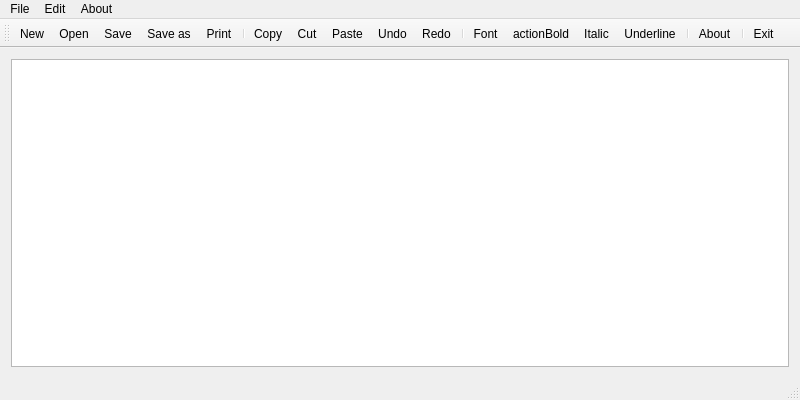
<?xml version="1.0" encoding="UTF-8"?>
<ui version="4.0">
 <class>Notepad</class>
 <widget class="QMainWindow" name="Notepad">
  <property name="geometry">
   <rect>
    <x>0</x>
    <y>0</y>
    <width>800</width>
    <height>400</height>
   </rect>
  </property>
  <property name="windowTitle">
   <string>Notepad</string>
  </property>
  <widget class="QWidget" name="centralWidget">
   <layout class="QVBoxLayout" name="verticalLayout">
    <item>
     <widget class="QTextEdit" name="textEdit"/>
    </item>
   </layout>
  </widget>
  <widget class="QMenuBar" name="menuBar">
   <property name="geometry">
    <rect>
     <x>0</x>
     <y>0</y>
     <width>800</width>
     <height>22</height>
    </rect>
   </property>
   <widget class="QMenu" name="menuFile">
    <property name="title">
     <string>File</string>
    </property>
    <addaction name="actionNew"/>
    <addaction name="actionOpen"/>
    <addaction name="actionSave"/>
    <addaction name="actionSave_as"/>
    <addaction name="actionPrint"/>
    <addaction name="separator"/>
    <addaction name="actionExit"/>
   </widget>
   <widget class="QMenu" name="menuEdit">
    <property name="title">
     <string>Edit</string>
    </property>
    <addaction name="actionCopy"/>
    <addaction name="actionCut"/>
    <addaction name="actionPaste"/>
    <addaction name="separator"/>
    <addaction name="actionUndo"/>
    <addaction name="actionRedo"/>
    <addaction name="actionFont"/>
   </widget>
   <widget class="QMenu" name="menuAbout">
    <property name="title">
     <string>About</string>
    </property>
    <addaction name="actionAbout"/>
   </widget>
   <addaction name="menuFile"/>
   <addaction name="menuEdit"/>
   <addaction name="menuAbout"/>
  </widget>
  <widget class="QToolBar" name="mainToolBar">
   <attribute name="toolBarArea">
    <enum>TopToolBarArea</enum>
   </attribute>
   <attribute name="toolBarBreak">
    <bool>false</bool>
   </attribute>
   <addaction name="actionNew"/>
   <addaction name="actionOpen"/>
   <addaction name="actionSave"/>
   <addaction name="actionSave_as"/>
   <addaction name="actionPrint"/>
   <addaction name="separator"/>
   <addaction name="actionCopy"/>
   <addaction name="actionCut"/>
   <addaction name="actionPaste"/>
   <addaction name="actionUndo"/>
   <addaction name="actionRedo"/>
   <addaction name="separator"/>
   <addaction name="actionFont"/>
   <addaction name="actionBold"/>
   <addaction name="actionItalic"/>
   <addaction name="actionUnderline"/>
   <addaction name="separator"/>
   <addaction name="actionAbout"/>
   <addaction name="separator"/>
   <addaction name="actionExit"/>
  </widget>
  <widget class="QStatusBar" name="statusBar"/>
  <action name="actionNew">
   <property name="icon">
    <iconset theme="QIcon::ThemeIcon::DocumentNew">
     <normaloff>:/images/new.png</normaloff>:/images/new.png</iconset>
   </property>
   <property name="text">
    <string>New</string>
   </property>
   <property name="toolTip">
    <string>New text document</string>
   </property>
   <property name="shortcut">
    <string>Ctrl+N</string>
   </property>
  </action>
  <action name="actionOpen">
   <property name="icon">
    <iconset theme="QIcon::ThemeIcon::DocumentOpen">
     <normaloff>:/images/open.png</normaloff>:/images/open.png</iconset>
   </property>
   <property name="text">
    <string>Open</string>
   </property>
   <property name="toolTip">
    <string>Open file</string>
   </property>
   <property name="shortcut">
    <string>Ctrl+O</string>
   </property>
  </action>
  <action name="actionSave">
   <property name="icon">
    <iconset theme="QIcon::ThemeIcon::DocumentSave">
     <normaloff>:/images/save.png</normaloff>:/images/save.png</iconset>
   </property>
   <property name="text">
    <string>Save</string>
   </property>
   <property name="toolTip">
    <string>Save file</string>
   </property>
   <property name="shortcut">
    <string>Ctrl+S</string>
   </property>
  </action>
  <action name="actionSave_as">
   <property name="icon">
    <iconset theme="QIcon::ThemeIcon::DocumentSaveAs">
     <normaloff>:/images/save_as.png</normaloff>:/images/save_as.png</iconset>
   </property>
   <property name="text">
    <string>Save as</string>
   </property>
   <property name="toolTip">
    <string>Save file as</string>
   </property>
   <property name="shortcut">
    <string>Alt+S</string>
   </property>
  </action>
  <action name="actionPrint">
   <property name="icon">
    <iconset theme="QIcon::ThemeIcon::DocumentPrint">
     <normaloff>:/images/print.png</normaloff>:/images/print.png</iconset>
   </property>
   <property name="text">
    <string>Print</string>
   </property>
   <property name="toolTip">
    <string>Print file</string>
   </property>
   <property name="shortcut">
    <string>Ctrl+P</string>
   </property>
  </action>
  <action name="actionExit">
   <property name="icon">
    <iconset theme="QIcon::ThemeIcon::ApplicationExit">
     <normaloff>:/images/exit.png</normaloff>:/images/exit.png</iconset>
   </property>
   <property name="text">
    <string>Exit</string>
   </property>
   <property name="toolTip">
    <string>Exit notepad</string>
   </property>
  </action>
  <action name="actionCopy">
   <property name="icon">
    <iconset theme="QIcon::ThemeIcon::EditCopy">
     <normaloff>:/images/copy.png</normaloff>:/images/copy.png</iconset>
   </property>
   <property name="text">
    <string>Copy</string>
   </property>
   <property name="shortcut">
    <string>Ctrl+C</string>
   </property>
  </action>
  <action name="actionCut">
   <property name="icon">
    <iconset theme="QIcon::ThemeIcon::EditCut">
     <normaloff>:/images/cut.png</normaloff>:/images/cut.png</iconset>
   </property>
   <property name="text">
    <string>Cut</string>
   </property>
   <property name="shortcut">
    <string>Ctrl+X</string>
   </property>
  </action>
  <action name="actionPaste">
   <property name="icon">
    <iconset theme="QIcon::ThemeIcon::EditPaste">
     <normaloff>:/images/paste.png</normaloff>:/images/paste.png</iconset>
   </property>
   <property name="text">
    <string>Paste</string>
   </property>
   <property name="shortcut">
    <string>Ctrl+V</string>
   </property>
  </action>
  <action name="actionUndo">
   <property name="icon">
    <iconset theme="QIcon::ThemeIcon::EditUndo">
     <normaloff>:/images/edit_undo.png</normaloff>:/images/edit_undo.png</iconset>
   </property>
   <property name="text">
    <string>Undo</string>
   </property>
   <property name="shortcut">
    <string>Ctrl+Z</string>
   </property>
  </action>
  <action name="actionRedo">
   <property name="icon">
    <iconset theme="QIcon::ThemeIcon::EditRedo">
     <normaloff>:/images/edit_redo.png</normaloff>:/images/edit_redo.png</iconset>
   </property>
   <property name="text">
    <string>Redo</string>
   </property>
   <property name="shortcut">
    <string>Ctrl+Y</string>
   </property>
  </action>
  <action name="actionFont">
   <property name="icon">
    <iconset>
     <normaloff>:/images/font.png</normaloff>:/images/font.png</iconset>
   </property>
   <property name="text">
    <string>Font</string>
   </property>
   <property name="shortcut">
    <string>Ctrl+F</string>
   </property>
  </action>
  <action name="actionItalic">
   <property name="checkable">
    <bool>true</bool>
   </property>
   <property name="icon">
    <iconset theme="QIcon::ThemeIcon::FormatTextItalic">
     <normaloff>:/images/italic.png</normaloff>:/images/italic.png</iconset>
   </property>
   <property name="text">
    <string>Italic</string>
   </property>
   <property name="toolTip">
    <string>Italic font</string>
   </property>
   <property name="shortcut">
    <string>Ctrl+I</string>
   </property>
  </action>
  <action name="actionBold">
   <property name="checkable">
    <bool>true</bool>
   </property>
   <property name="icon">
    <iconset theme="QIcon::ThemeIcon::FormatTextBold">
     <normaloff>:/images/bold.png</normaloff>:/images/bold.png</iconset>
   </property>
   <property name="text">
    <string>actionBold</string>
   </property>
   <property name="toolTip">
    <string>Bold</string>
   </property>
   <property name="shortcut">
    <string>Ctrl+B</string>
   </property>
  </action>
  <action name="actionUnderline">
   <property name="checkable">
    <bool>true</bool>
   </property>
   <property name="icon">
    <iconset theme="QIcon::ThemeIcon::FormatTextUnderline">
     <normaloff>:/images/underline.png</normaloff>:/images/underline.png</iconset>
   </property>
   <property name="text">
    <string>Underline</string>
   </property>
   <property name="toolTip">
    <string>Underline</string>
   </property>
   <property name="shortcut">
    <string>Ctrl+U</string>
   </property>
  </action>
  <action name="actionAbout">
   <property name="icon">
    <iconset theme="QIcon::ThemeIcon::HelpAbout">
     <normaloff>:/images/info.png</normaloff>:/images/info.png</iconset>
   </property>
   <property name="text">
    <string>About</string>
   </property>
   <property name="toolTip">
    <string>About Notepad</string>
   </property>
  </action>
 </widget>
 <layoutdefault spacing="6" margin="11"/>
 <resources>
  <include location="notepad.qrc"/>
 </resources>
 <connections/>
</ui>
